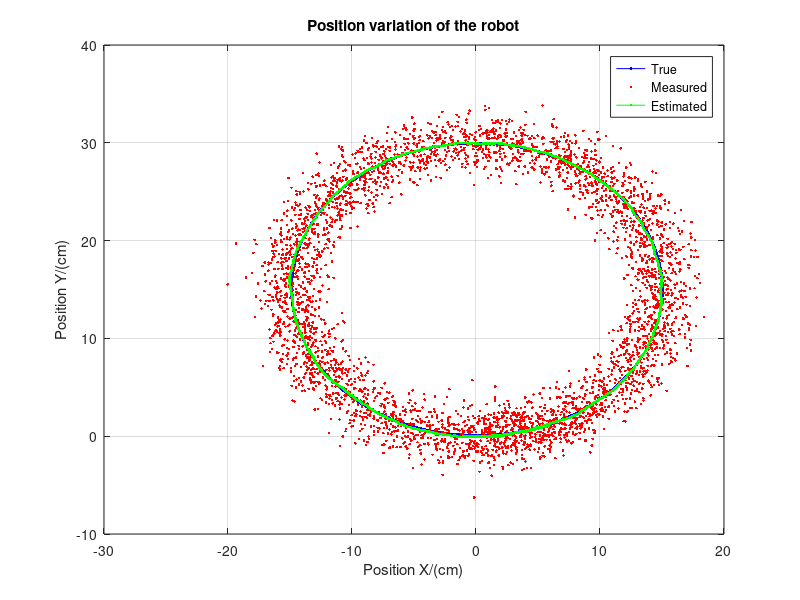
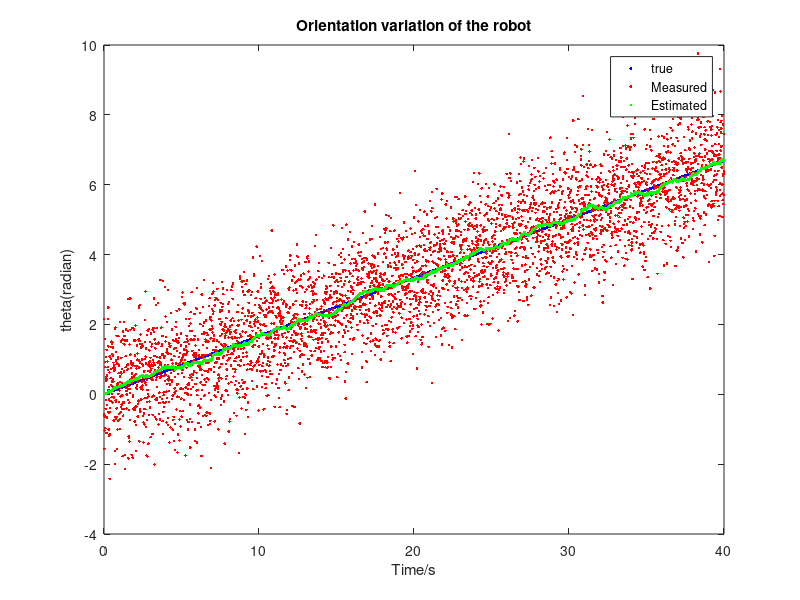
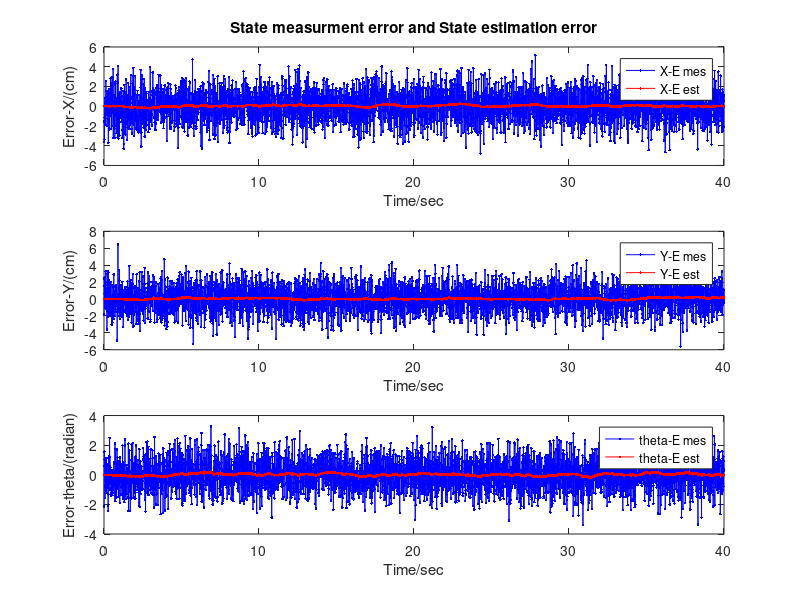

The MATLAB source for these figures, in order:
clear all;
close all;
% Kalman filter simulation for a robot travelling along a circular path.
% This robot has constant velocity and constant steering angle.
% INPUTS theta
% duration = length of simulation (seconds)
% dt = step size (seconds)
duration = 40;
dt = 0.01;
gpsmeasnoise = 1.5;         % position measurement noise (cm)
thetameasnoise = 1;     % position measurement noise (cm)
accelnoise = 0.01;         % acceleration noise (cm/sec^2)

v = 2.5;    %cosntant veloctiy
L = 1.5;      %Length L
phi=0.1;    %steeerig angle 


A = [1 0 0; 0 1 0; 0 0 1];       % transition matrix
B = [v*dt 0 0; 0 v*dt 0; 0 0 (v/L)*dt*tan(phi)];    % input matrix
H = [1 0 0; 0 1 0; 0 0 1];       % measurement matrix
x = [0; 0; 0];                   % initial state vector
xhat = x;                        % initial state estimate


R =[ gpsmeasnoise^2 0 0; 0 gpsmeasnoise^2 0; 0 0 thetameasnoise^2];   % measurement error covariance
Q = accelnoise^2 * [1 0 0; 0 1 0; 0 0 1];                             % process noise covariance
P = Q;                                                                % initial estimation covariance

% Initialize arrays for later plotting.
posx = [];       % true position array
posy = [];       % true position array
theta =[];       % true theta array

posxhat = [];    % estimated position array
posyhat = [];    % estimated position array
thetahat =[];    % estimated theta array

posxmeas = [];   % measured position array
posymeas = [];   % measured position array
thetameas=[];    % measured theata array


for t = 0 : dt: duration

u = [cos(x(3)); sin(x(3)); 1]; %input vector

% Process modle of the linear system with noise.
ProcessNoise = accelnoise * [(dt^2/2)*randn; (dt^2/2)*randn; dt*randn];
x = A * x + B * u + ProcessNoise;

% Measurement model with noise
MeasNoise = [gpsmeasnoise * randn; gpsmeasnoise * randn; thetameasnoise * randn];
y = H * x + MeasNoise;

%%%%  Kalman filter equations %%%%

% Time update equations
xhat = A * xhat + B * u;
P=A*P*A'+Q;

%%%% Measurement Update equations

% Form the Innovation vector.
Inn = y - H * xhat;
% Compute the covariance of the Innovation.
s = H * P * H' + R;
% Form the Kalman Gain matrix.
K = P * H' * inv(s);
% Update the state estimate.
xhat = xhat + K * Inn;
% Compute the covariance of the estimation error.
n=length(K*H);
P=(eye(n)-K*H)*P;

% Save some parameters for plotting later.
posx = [posx; x(1)];
posy = [posy; x(2)];
theta =[theta;x(3)];

posxmeas = [posxmeas; y(1)];
posymeas = [posymeas; y(2)];
thetameas=[thetameas;y(3)];

posxhat = [posxhat; xhat(1)];
posyhat = [posyhat; xhat(2)];
thetahat =[thetahat;xhat(3)];
end

% Plot the results
close all;
t = 0 : dt : duration;
figure;
plot(posx,posy,'-b.', posxmeas,posymeas,'r.', posxhat,posyhat,'-g.');
legend('True','Measured', 'Estimated');
grid;
xlabel('Position X/(cm)');
ylabel('Position Y/(cm)');
title('Position variation of the robot')

figure;
plot(t,theta,'b.',t,thetameas,'r.',t,thetahat,'g.')
xlabel('Time/s')
ylabel('theta(radian)')
title('Orientation variation of the robot')
legend('true','Measured','Estimated')

figure;
subplot(311)
plot(t,posx-posxmeas,'-b.',t,posx-posxhat,'-r.')
xlabel('Time/sec')
ylabel('Error-X/(cm)')
title('State measurment error and State estimation error')
legend('X-E mes','X-E est')

subplot(312)
plot(t,posy-posymeas,'-b.',t,posy-posyhat,'-r.')
xlabel('Time/sec')
ylabel('Error-Y/(cm)')
legend('Y-E mes','Y-E est')

subplot(313)
plot(t,theta-thetameas,'-b.',t,theta-thetahat,'-r.')
xlabel('Time/sec')
ylabel('Error-theta/(radian)')
legend('theta-E mes','theta-E est')


